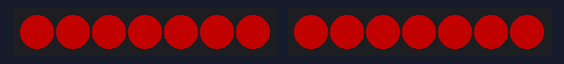
Bench run of a sketch on a simulated Arduino Uno, built with avr-gcc and run on an emulated ATmega328P. Parts: 2 × 7 RGB LEDs in strip order, left to right. Dim RGB values are drawn brighter than linear.

Above: at 0.15 s.
At 9.14 s:
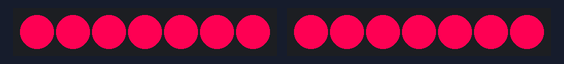
At 19.6 s:
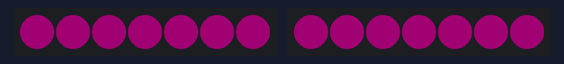
At 29.12 s:
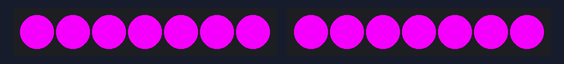
At 33.79 s:
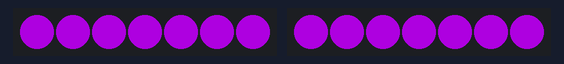
At 39.28 s:
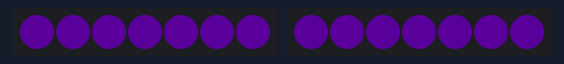
Timing chart, 0 to 40.0 s (numbered marks = the images above):
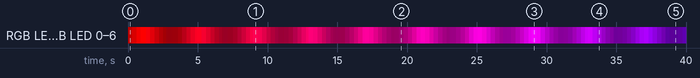

The sketch:

jewelbreathe.ino
```cpp
#include <Adafruit_NeoPixel.h>
#ifdef __AVR__
#include <avr/power.h>
#endif

#include <math.h>

#define PIN 1
#define PIN2 0

/**
    Pattern definition. The program cycles through a range on the wheel, and
    back again. This defines the boundaries. Note that wraparound for the full
    rainbow is not enabled. Would take special case code.
*/

#define RAINBOW
//#define SEAPUNK
//#define INDIGO
//#define BLUE_GREEN
//#define HEART

#if defined (RAINBOW)
#define HUE_START 0
#define HUE_END 1
#define SATURATION 1.
#endif

#if defined (SEAPUNK)
#define HUE_START .333
#define HUE_END .833
#define SATURATION .8
#endif

#if defined (INDIGO)
#define HUE_START .666
#define HUE_END .833
#define SATURATION 1.
#endif

#if defined (BLUE_GREEN)
#define HUE_START .333
#define HUE_END .666
#define SATURATION .9
#endif

#if defined (HElART)
#define HUE_START .833
#define HUE_END 1.
#define SATURATION 1.
#endif


int num_pixels = 7;

Adafruit_NeoPixel strip = Adafruit_NeoPixel(num_pixels, PIN, NEO_GRBW + NEO_KHZ800);
Adafruit_NeoPixel strip2 = Adafruit_NeoPixel(num_pixels, PIN2, NEO_GRBW + NEO_KHZ800);

void setup() {
  strip.begin();
  strip.show(); // Initialize all pixels to 'off'

  strip2.begin();
  strip2.show(); // Initialize all pixels to 'off'
}

void loop() {

  unsigned long t = millis()/10;
  byte color = getClock(t, 1);
  float left = HUE_START;
  float right = HUE_END;
  float x = color / 255.;
  if (x >= 1)
    x -= 1.;
  // sweeps the range. for x from 0 to 1, this function does this:
  // starts at (0, _right_), goes to (.5, _left_), then back to (1, _right)
  float hue = abs(2 * (right - left) * x  - right + left) + left;
  float val = ((exp(sin(millis() / 2000.0 * PI)) - 0.36787944) * 108.0)/255.;
  float val_scaled = (val*0.9) + 0.1;
  uint32_t c = hsvToRgb(hue, SATURATION, val_scaled);

  for (int i = 0; i < strip.numPixels(); i++) {
    strip.setPixelColor(i, c);
  }
  strip.show();

  for (int i = 0; i < strip2.numPixels(); i++) {
    strip2.setPixelColor(i, c);
  }
  strip2.show();

  delay(10);
}

/**
    HSV/HSL to RGB code From https://github.com/ratkins/RGBConverter
*/

/**
   Converts an HSV color value to RGB. Conversion formula
   adapted from http://en.wikipedia.org/wiki/HSV_color_space.
   Assumes h, s, and v are contained in the set [0, 1] and
   returns r, g, and b in the set [0, 255].

   @param   Number  h       The hue
   @param   Number  s       The saturation
   @param   Number  v       The value
*/
uint32_t hsvToRgb(float h, float s, float v) {
  float r, g, b;

  byte i = byte(h * 6);
  float f = h * 6 - i;
  float p = v * (1 - s);
  float q = v * (1 - f * s);
  float t = v * (1 - (1 - f) * s);

  switch (i % 6) {
    case 0: r = v, g = t, b = p; break;
    case 1: r = q, g = v, b = p; break;
    case 2: r = p, g = v, b = t; break;
    case 3: r = p, g = q, b = v; break;
    case 4: r = t, g = p, b = v; break;
    case 5: r = v, g = p, b = q; break;
  }

  return strip.Color(r * 255, g * 255, b * 255);
}


// Get a byte that cycles from 0-255, at a specified rate
// typically, assign mil using mills();
// rates, approximately (assuming 256ms in a second :P)
// 8: 4hz
// 7: 2hz
// 6: 1hz
// 5: 1/2hz
// 4: 1/4hz
// 3: 1/8hz
// 2: 1/16hz
// 1: 1/32hz
byte getClock(unsigned long mil, byte rate)
{
  return mil >> (8 - rate) % 256;
}

/**
   Converts an HSL color value to RGB. Conversion formula
   adapted from http://en.wikipedia.org/wiki/HSL_color_space.
   Assumes h, s, and l are contained in the set [0, 1] and
   returns r, g, and b in the set [0, 255].

   @param   Number  h       The hue
   @param   Number  s       The saturation
   @param   Number  l       The lightness
   @return  Array           The RGB representation
*/
uint32_t hslToRgb(float h, float s, float l) {
  float r, g, b;

  if (s == 0) {
    r = g = b = l; // achromatic
  } else {
    float q = l < 0.5 ? l * (1 + s) : l + s - l * s;
    float p = 2 * l - q;
    r = hue2rgb(p, q, h + 1 / 3.);
    g = hue2rgb(p, q, h);
    b = hue2rgb(p, q, h - 1 / 3.);
  }

  return strip.Color(r * 255, g * 255, b * 255);
}

float hue2rgb(float p, float q, float t) {
  if (t < 0) t += 1;
  if (t > 1) t -= 1;
  if (t < 1 / 6) return p + (q - p) * 6 * t;
  if (t < 1 / 2) return q;
  if (t < 2 / 3) return p + (q - p) * (2 / 3 - t) * 6;
  return p;
}
```
